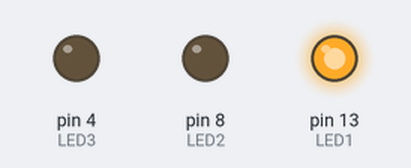
Bench run of a sketch on a simulated Arduino Uno, built with avr-gcc and run on an emulated ATmega328P. On the bench: output pins drawn as LEDs (lit = HIGH).

Above: at 0.15 s.
At 1.35 s:
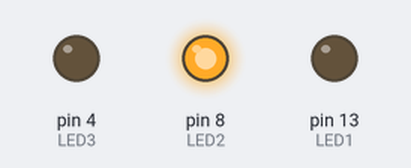
At 2.55 s:
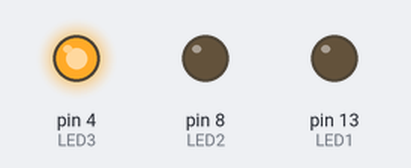
Timing chart, 0 to 3.0 s (numbered marks = the images above):
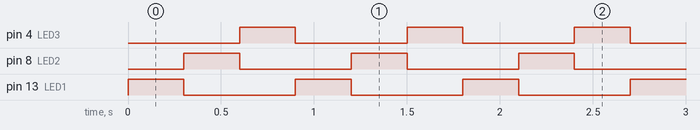

Measured:
- by itself, pin 4 (LED3), pin 8 (LED2), pin 13 (LED1): alternates HIGH for 0.30 s and LOW for 0.60 s
- by itself, everything shown: repeats every 0.90 s, in 3 steps

The sketch:

3_LED_blink_one_at_a_time.ino
```cpp
/*The LEDs glow alternately in every oe second one at a time*/

const int LED1 = 13;
const int LED2 = 8;
const int LED3 = 4;

void setup()
{
  pinMode(LED1,OUTPUT);
  pinMode(LED2,OUTPUT);
  pinMode(LED3,OUTPUT);
}

void loop()
{
  digitalWrite(LED1,HIGH);
  digitalWrite(LED2,LOW);
  digitalWrite(LED3,LOW);
  delay(300);

  digitalWrite(LED2,HIGH);
  digitalWrite(LED1,LOW);
  digitalWrite(LED3,LOW);
  delay(300);

  digitalWrite(LED3,HIGH);
  digitalWrite(LED2,LOW);
  digitalWrite(LED1,LOW);
  delay(300);
}
```
